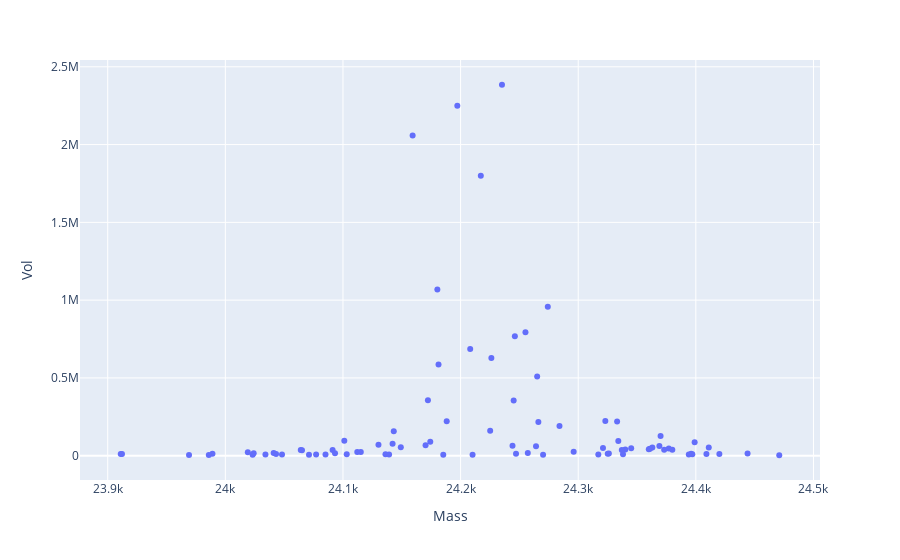

Here is the notebook cell this chart was saved with:
### Code cell
plotly_zone(df_gln2[df_gln2.Mass>23900], y='Vol')
